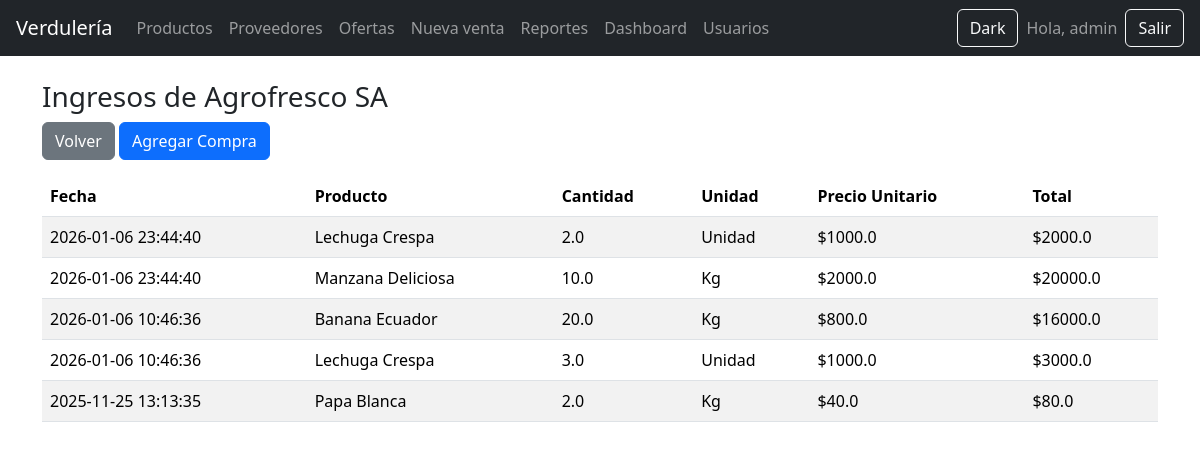
The page /proveedores/1/ingresos (signed in) on the database its author committed.
### tables this page shows
CREATE TABLE proveedores (
        id INTEGER PRIMARY KEY AUTOINCREMENT,
        nombre TEXT NOT NULL UNIQUE,
        contacto TEXT,
        telefono TEXT,
        email TEXT
    );

CREATE TABLE ingresos_stock (
        id INTEGER PRIMARY KEY AUTOINCREMENT,
        producto_id INTEGER NOT NULL,
        proveedor_id INTEGER NOT NULL,
        cantidad REAL NOT NULL,
        fecha TEXT NOT NULL,
        precio_unitario REAL,
        FOREIGN KEY (producto_id) REFERENCES productos(id),
        FOREIGN KEY (proveedor_id) REFERENCES proveedores(id)
    );

CREATE TABLE productos (
        id INTEGER PRIMARY KEY AUTOINCREMENT,
        nombre TEXT NOT NULL,
        precio REAL NOT NULL,
        stock INTEGER NOT NULL DEFAULT 0,
        categoria_id INTEGER,
        unidad_id INTEGER,
        FOREIGN KEY (categoria_id) REFERENCES categorias(id),
        FOREIGN KEY (unidad_id) REFERENCES unidades(id)
    );

CREATE TABLE unidades (
        id INTEGER PRIMARY KEY AUTOINCREMENT,
        nombre TEXT NOT NULL UNIQUE
    );

### app/routes/proveedores.py (the view)
@proveedores_bp.route("/<int:id>/ingresos")
@login_required
def ingresos(id):
    db = get_db()
    proveedor = db.execute("SELECT * FROM proveedores WHERE id=?", (id,)).fetchone()
    ingresos_stock = db.execute("""
        SELECT
            i.id,
            i.fecha,
            p.nombre AS producto,
            i.cantidad,
            u.nombre AS unidad,
            i.precio_unitario,
            (i.cantidad * COALESCE(i.precio_unitario, 0)) as total
        FROM ingresos_stock i
        JOIN productos p ON i.producto_id = p.id
        LEFT JOIN unidades u ON p.unidad_id = u.id
        WHERE i.proveedor_id = ?
        ORDER BY i.fecha DESC
    """, (id,)).fetchall()
    return render_template("proveedores/ingresos.html",
                           proveedor=proveedor,
                           ingresos=ingresos_stock)

### app/__init__.py (called while the page is built)
def create_app():
    app = Flask(__name__)
    app.secret_key = "clave-super-secreta"
    app.register_blueprint(auth_bp)
    app.register_blueprint(productos_bp)
    app.register_blueprint(ventas_bp)
    app.register_blueprint(reportes_bp)
    app.register_blueprint(admin_bp)
    app.register_blueprint(usuarios_bp)
    app.register_blueprint(proveedores_bp)
    app.register_blueprint(ofertas_bp)
    @app.route("/")
    def index():
        return render_template("index.html")
    @app.teardown_appcontext
    def teardown_db(exception):
        close_db()
    return app

### db.py (called while the page is built)
def get_db():
    if "db" not in g:
        g.db = sqlite3.connect(DB_NAME)
        g.db.row_factory = sqlite3.Row
    return g.db

### app/templates/proveedores/ingresos.html
{% extends "base.html" %}
{% block contenido %}
<h3>Ingresos de {{ proveedor.nombre }}</h3>
<a href="/proveedores/" class="btn btn-secondary mb-3">Volver</a>
<a href="{{ url_for('proveedores.agregar_compra', id=proveedor.id) }}" class="btn btn-primary mb-3">Agregar Compra</a>
<table class="table table-striped">
<thead>
<tr>
    <th>Fecha</th>
    <th>Producto</th>
    <th>Cantidad</th>
    <th>Unidad</th>
    <th>Precio Unitario</th>
    <th>Total</th>
</tr>
</thead>
<tbody>
{% if ingresos %}
    {% for i in ingresos %}
    <tr>
        <td>{{ i.fecha }}</td>
        <td>{{ i.producto }}</td>
        <td>{{ i.cantidad }}</td>
        <td>{{ i.unidad or "-" }}</td>
        <td>${{ i.precio_unitario or "-" }}</td>
        <td>${{ i.total or "-" }}</td>
    </tr>
    {% endfor %}
{% else %}
    <tr>
        <td colspan="6" class="text-center">No hay ingresos registrados</td>
    </tr>
{% endif %}
</tbody>
</table>
{% endblock %}

### rows shown on the page
proveedores: nombre "Agrofresco SA"
ingresos_stock: fecha "2026-01-06 23:44:40", producto "Lechuga Crespa", cantidad "2.0", nombre "Unidad", precio_unitario "1000.0", total "2000.0"
ingresos_stock: fecha "2026-01-06 23:44:40", producto "Manzana Deliciosa", cantidad "10.0", nombre "Kg", precio_unitario "2000.0", total "20000.0"
ingresos_stock: fecha "2026-01-06 10:46:36", producto "Banana Ecuador", cantidad "20.0", nombre "Kg", precio_unitario "800.0", total "16000.0"
ingresos_stock: fecha "2026-01-06 10:46:36", producto "Lechuga Crespa", cantidad "3.0", nombre "Unidad", precio_unitario "1000.0", total "3000.0"
ingresos_stock: fecha "2025-11-25 13:13:35", producto "Papa Blanca", cantidad "2.0", nombre "Kg", precio_unitario "40.0", total "80.0"

### other values the page prints
{{ session.username }} "admin"
